Frame 1 (no input): blank canvas, image omitted
Frame 60 (the mouse pressed at the canvas centre just before this capture): blank canvas, image omitted
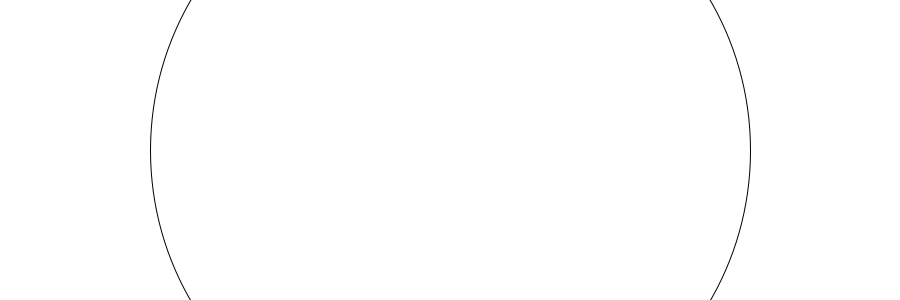
Frame 120 (the mouse held since frame 60 and released just before this capture)

The Processing sketch whose frames 1 and 60 were blank and that drew this single picture after the mouse press (run headless with seeded random() and noise(); from frame 60 on, the mouse is pressed at the canvas centre):

// Processing sketch: processing_2379
// ── processing_2379.pde


/*

Magali Jaume
June,2009
magali@magalijaume.com
Base on Aj Barlas Speed balls

*/

boolean Drawing=false; 
 
void setup(){
  
  size(900,300); 
  background(255); 
  smooth();  
   
  }; 
 
void draw(){
  
 if (Drawing) {  
  variableEllipse(mouseX,mouseY,pmouseX,pmouseY); 
    } 
  }; 
 
 
void variableEllipse(int x, int y, int px, int py) { 
  float speed=abs(x-px) + abs(y-py);  
  ellipse(x,y,speed,speed);
  stroke(random(0,255),random(0,255), random(0,255),80);
  fill(204,255,255,50); 
  } 
   
   
void mousePressed() { 
  Drawing=!Drawing; 
} 
